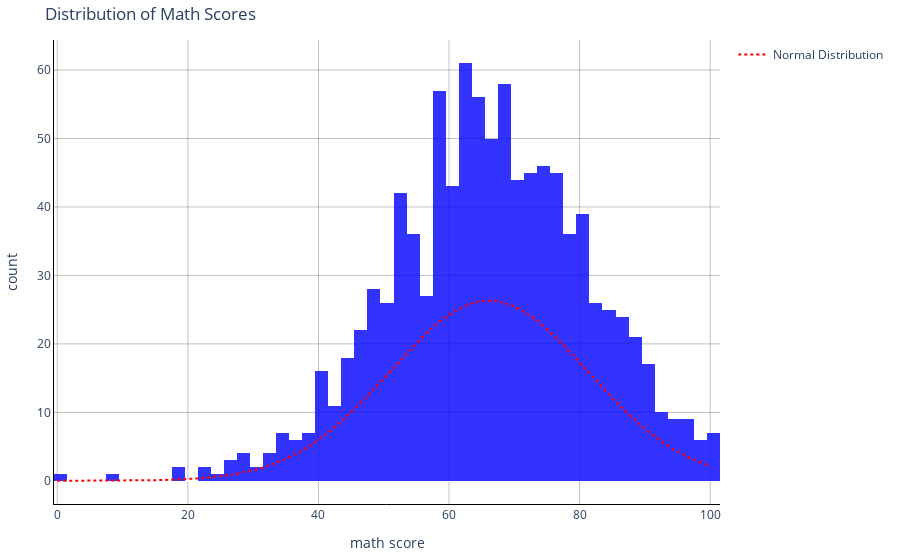

The cell this chart's notebook holds for it:
### Code cell
from helper_modules.visualAgent import generate_code,get_fig_from_code
from helper_modules.agent import query
import re
user_input="generate a distribution plot"

    

response=generate_code(user_input)
code_block_match=re.search(r'```(?:[Pp]ython)?(.*?)```',response,re.DOTALL)

if code_block_match:
    code_block=code_block_match.group(1).strip()
    cleaned_code=re.sub(r'(?m)^\s*fig\.show\(\)\s*$','',code_block)
    # print(cleaned_code)
    fig= get_fig_from_code(cleaned_code)
    

fig

### Figure 1 — Plotly figure (JSON) as saved in the notebook; plotly's stock layout.template omitted (floating-point values rounded to 4 significant figures; data arrays with more than 128 entries replaced by an {"elided": "..."} marker saying what was removed)
{"data": [{"alignmentgroup": "True", "bingroup": "x", "hovertemplate": "math score=%{x}<br>count=%{y}<extra></extra>", "legendgroup": "", "marker": {"color": "blue", "opacity": 0.8, "pattern": {"shape": ""}}, "name": "", "offsetgroup": "", "orientation": "v", "showlegend": false, "type": "histogram", "x": {"elided": "1000 int values"}, "xaxis": "x", "yaxis": "y"}, {"line": {"color": "red", "dash": "dot"}, "name": "Normal Distribution", "type": "scatter", "x": [0, 1.01, 2.02, 3.03, 4.04, 5.051, 6.061, 7.071, 8.081, 9.091, 10.1, 11.11, 12.12, 13.13, 14.14, 15.15, 16.16, 17.17, 18.18, 19.19, 20.2, 21.21, 22.22, 23.23, 24.24, 25.25, 26.26, 27.27, 28.28, 29.29, 30.3, 31.31, 32.32, 33.33, 34.34, 35.35, 36.36, 37.37, 38.38, 39.39, 40.4, 41.41, 42.42, 43.43, 44.44, 45.45, 46.46, 47.47, 48.48, 49.49, 50.51, 51.52, 52.53, 53.54, 54.55, 55.56, 56.57, 57.58, 58.59, 59.6, 60.61, 61.62, 62.63, 63.64, 64.65, 65.66, 66.67, 67.68, 68.69, 69.7, 70.71, 71.72, 72.73, 73.74, 74.75, 75.76, 76.77, 77.78, 78.79, 79.8, 80.81, 81.82, 82.83, 83.84, 84.85, 85.86, 86.87, 87.88, 88.89, 89.9, 90.91, 91.92, 92.93, 93.94, 94.95, 95.96, 96.97, 97.98, 98.99, 100], "y": [0.001972, 0.002631, 0.003494, 0.00462, 0.006081, 0.007969, 0.0104, 0.0135, 0.01746, 0.02248, 0.02881, 0.03677, 0.04671, 0.05907, 0.07438, 0.09324, 0.1164, 0.1446, 0.1789, 0.2203, 0.2701, 0.3297, 0.4006, 0.4847, 0.5838, 0.7001, 0.8358, 0.9934, 1.175, 1.385, 1.624, 1.896, 2.205, 2.551, 2.94, 3.372, 3.851, 4.379, 4.957, 5.586, 6.267, 7.0, 7.784, 8.618, 9.499, 10.42, 11.39, 12.38, 13.41, 14.46, 15.52, 16.58, 17.63, 18.68, 19.69, 20.67, 21.6, 22.47, 23.28, 24.01, 24.65, 25.19, 25.63, 25.97, 26.19, 26.3, 26.29, 26.17, 25.93, 25.58, 25.12, 24.56, 23.91, 23.17, 22.35, 21.47, 20.53, 19.55, 18.53, 17.48, 16.43, 15.36, 14.3, 13.26, 12.24, 11.25, 10.29, 9.369, 8.495, 7.668, 6.891, 6.166, 5.492, 4.87, 4.3, 3.779, 3.307, 2.881, 2.499, 2.158]}], "layout": {"barmode": "overlay", "hovermode": "x unified", "legend": {"tracegroupgap": 0}, "margin": {"b": 40, "l": 40, "r": 40, "t": 40}, "paper_bgcolor": "white", "plot_bgcolor": "white", "title": {"text": "Distribution of Math Scores"}, "xaxis": {"anchor": "y", "domain": [0, 1], "gridcolor": "gray", "gridwidth": 0.5, "linecolor": "black", "linewidth": 1, "showgrid": true, "title": {"text": "math score"}}, "yaxis": {"anchor": "x", "domain": [0, 1], "gridcolor": "gray", "gridwidth": 0.5, "linecolor": "black", "linewidth": 1, "showgrid": true, "title": {"text": "count"}}}}
